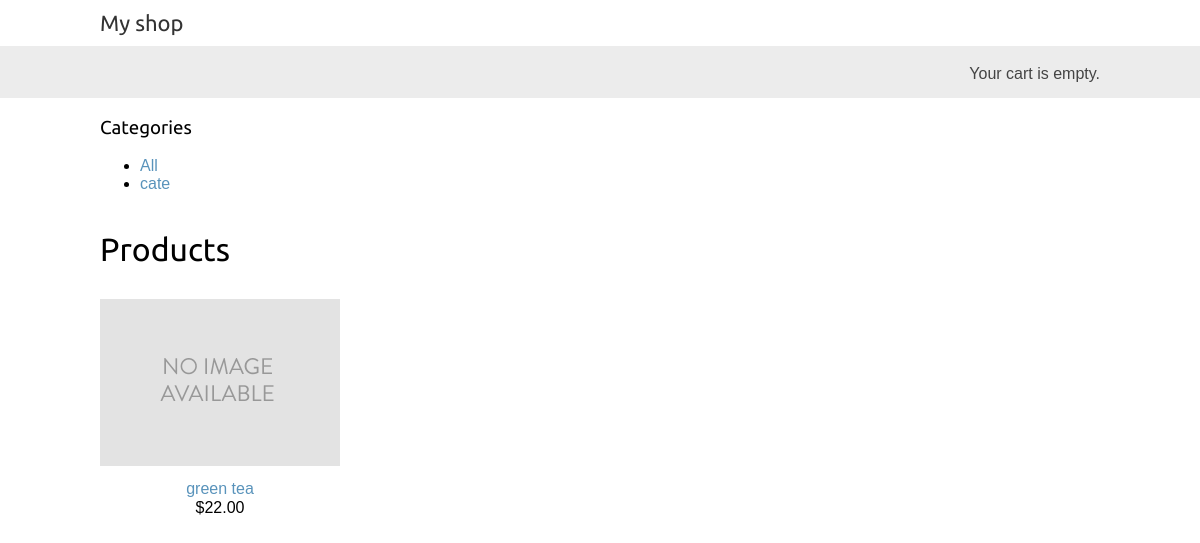
/, run on an earlier commit of the app's database.
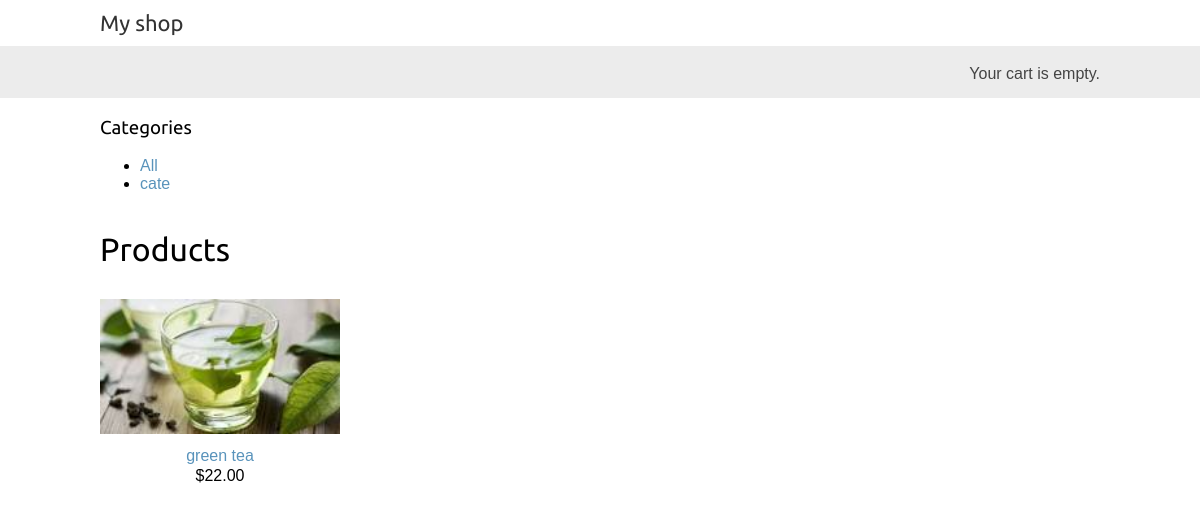
And on a later commit of the database.
### shop/models.py (models this page shows, shortened)
class Product(models.Model):
    category = models.ForeignKey(Category, related_name='products', on_delete=models.CASCADE)
    name = models.CharField(max_length=200, db_index=True)
    slug = models.SlugField(max_length=200, db_index=True)
    image = models.ImageField(upload_to='products/%Y/%m/%d', blank=True)
    description = models.TextField(blank=True)
    price = models.DecimalField(max_digits=10, decimal_places=2)
    available = models.BooleanField(default=True)
    created = models.DateTimeField(auto_now_add=True)
    updated = models.DateTimeField(auto_now=True)
    class Meta:
        ordering = ('name',)
        index_together = (('id', 'slug'),)
    def get_absolute_url(self):
        return reverse('shop:product_detail', args=[self.id, self.slug])

### shop/views.py (the view)
# urls.py: path('', views.product_list, name='product_list'),
def product_list(request, category_slug=None):
    category = None
    categories = Category.objects.all()
    products = Product.objects.filter(available=True)
    if category_slug:
        category = get_object_or_404(Category, slug=category_slug)
        products = products.filter(category=category)
    return render(request, 'shop/product/list.html',
                  {'category': category, 'categories': categories, 'products': products})

### cart/cart.py (called while the page is built)
    def __len__(self):
        return sum(item['quantity'] for item in self.cart.values())

### cart/context_processors.py (called while the page is built)
def cart(request):
    return {'cart': Cart(request)}

### shop/models.py (called while the page is built)
    def get_absolute_url(self):
        return reverse('shop:product_list_by_category', args=[self.slug])

### shop/templates/shop/product/list.html (shortened to what this page needs)
{% extends "shop/base.html" %}
{% load static %}
{% block content %}
    <div class="sidebar">
        <h3>Categories</h3>
        <ul>
            <li {% if not category %} class="selected" {% endif %}>
                <a href="{% url "shop:product_list" %}">All</a>
            </li>
            {% for c in categories %}
                <li {% if category.slug == c.slug %} class="selected"{% endif %}>
                    <a href="{{ c.get_absolute_url }}">{{ c.name }}</a>
                </li>
            {% endfor %}
        </ul>
    </div>
    <div id="main" class="product-list">
        <h1>{% if category %}
            {{ category.name }}
        {% else %}
            Products
        {% endif %}</h1>
        {% for product in products %}
            <div class="item">
                <a href="{{ product.get_absolute_url }}">
                    <img src="{% if product.image %}{{ product.image.url }}
                {% else %}
                    {% static "img/no_image.png" %}
                {% endif %}" alt="">
                </a>
                <a href="{{ product.get_absolute_url }}">{{ product.name }}</a>
                <br>
                ${{ product.price }}
            </div>
        {% endfor %}
    </div>
{% endblock %}

What changed in the data, as far as the page shows it:
changed Product "green tea": image: picture added in place of a placeholder
